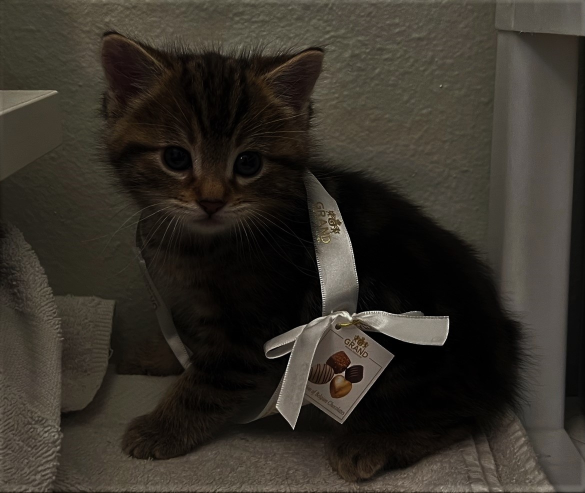
#> input picture Week 11/Code-Week#11/images/badQuality.jpg, 1170 x 985 px, given in place of delete.mp4, which was not available (shown at 1/2 size)
$ python '4. Mean shift object tracking.py'
#> lines starting #> are read from the running program, lines starting #| are printed output that depends on the picture; after the words box and inside, x2 and y2 are one past the last pixel; in counts of white or black regions, pixels touching at a corner belong together; pictures that were not available may be replaced by others from this repository, and a replacement may not be noted
import cv2
import numpy as np

video = cv2.VideoCapture("C:/Users/Downloads/COSC/Week#11/images/delete.mp4")

_, first_frame = video.read()
#> first_frame is the input picture: shape (985, 1170, 3); mean B, G, R 41, 48.8, 53.7
x = 600
y = 300
width = 100
height = 115
roi = first_frame[y: y + height, x: x + width]
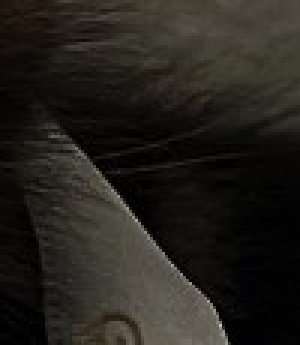
#> roi: shape (115, 100, 3) (shown 3 times larger); mean B, G, R 27.4, 32.9, 35.5
hsv_roi = cv2.cvtColor(roi, cv2.COLOR_BGR2HSV)
#> hsv_roi: shape (115, 100, 3); mean H, S, V 20.3, 74, 35.5
roi_hist = cv2.calcHist([hsv_roi], [0], None, [180], [0, 180])
#> roi_hist = 180 values, max 1356 at index 21, min 0 at index 1, mean 63.89
roi_hist = cv2.normalize(roi_hist, roi_hist, 0, 255, cv2.NORM_MINMAX)
#> roi_hist = 180 values, max 255 at index 21, min 0 at index 1, mean 12.01

term_criteria = (cv2.TERM_CRITERIA_EPS | cv2.TERM_CRITERIA_COUNT, 10, 1)

while True:
    _, frame = video.read()

    hsv = cv2.cvtColor(frame, cv2.COLOR_BGR2HSV)
#> hsv: shape (985, 1170, 3); mean H, S, V 18.8, 71.7, 53.7
    mask = cv2.calcBackProject([hsv], [0], roi_hist, [0, 180], 1)
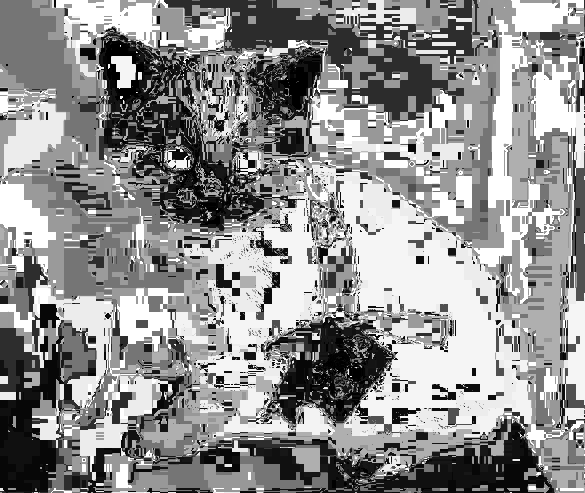
#> mask: shape (985, 1170) (shown at 1/2 size); min 0, max 255, mean 144.4

    _, track_window = cv2.meanShift(mask, (x, y, width, height), term_criteria)
#> track_window = (600, 310, 100, 115)
    x, y, w, h = track_window
#> x = 600; y = 310; w = 100; h = 115
    cv2.rectangle(frame, (x, y), (x + w, y + h), (0, 255, 0), 2)
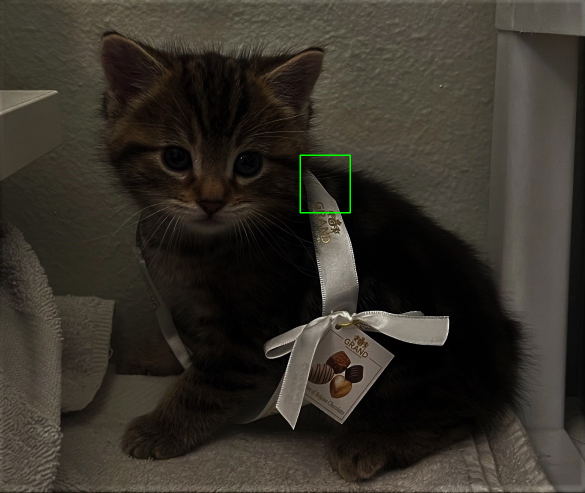
#> frame: shape (985, 1170, 3) (shown at 1/2 size); 0.11% of pixels changed, all inside (x1, y1, x2, y2) = (599, 309, 702, 427)

    cv2.imshow("Mask", mask)

    cv2.imshow("Frame", frame)

    key = cv2.waitKey(60)
#> (key Esc is pressed here)
    if key == 27:
        break


video.release()
cv2.destroyAllWindows()
